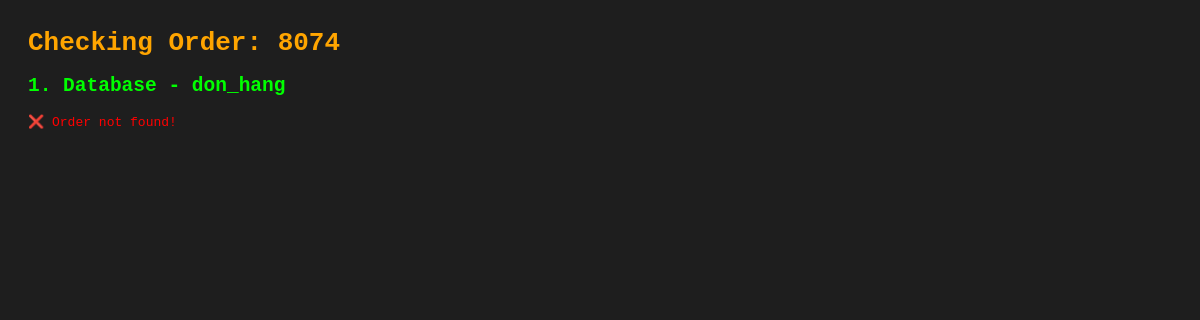
Before: /check_order_8074.php with the older database file.
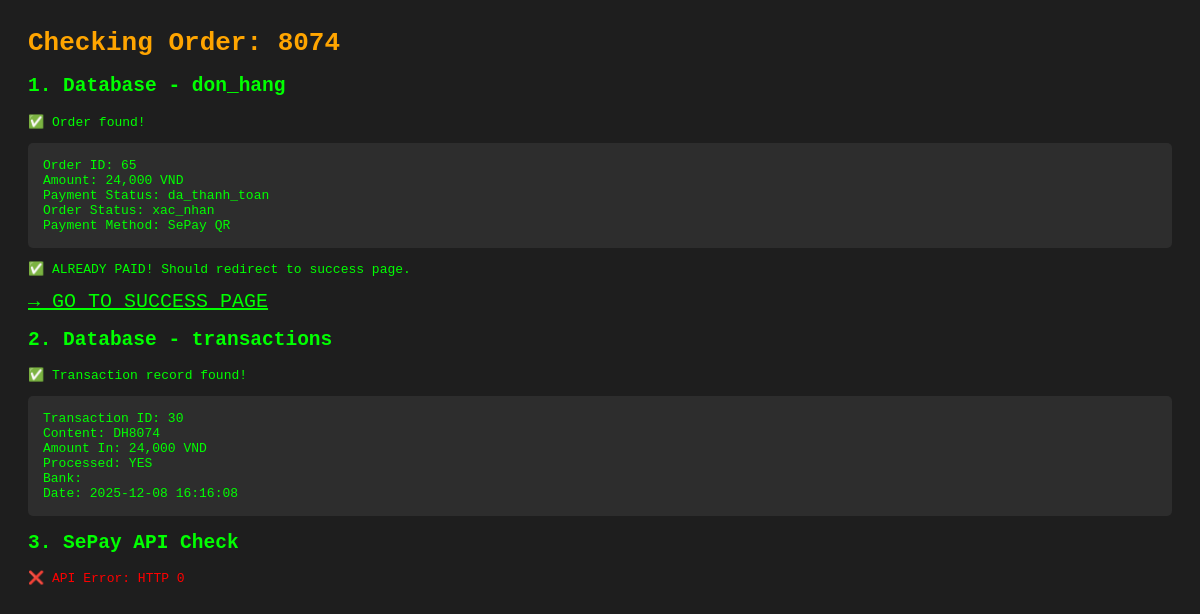
After: the same page with the newer database file.
### tables this page shows
CREATE TABLE `don_hang` (
  `ma_donhang` bigint(20) NOT NULL,
  `ten_nguoinhan` varchar(50) NOT NULL,
  `diachi_nhan` varchar(250) NOT NULL,
  `email_nguoinhan` varchar(50) NOT NULL,
  `so_dienthoai` varchar(50) NOT NULL,
  `trangthai_thanhtoan` enum('chua_thanh_toan','da_thanh_toan') NOT NULL,
  `phuongthuc_thanhtoan` varchar(50) NOT NULL,
  `thanh_toan` varchar(50) NOT NULL,
  `tien_hang` double NOT NULL,
  `tien_ship` double NOT NULL,
  `tong_tien` double NOT NULL,
  `ma_user` bigint(20) NOT NULL,
  `created_at` timestamp NOT NULL DEFAULT current_timestamp() ON UPDATE current_timestamp(),
  `update_at` timestamp NOT NULL DEFAULT '0000-00-00 00:00:00',
  `trang_thai` enum('cho_xu_ly','xac_nhan','da_xuat_kho','da_nhap_kho','hoan_thanh','huy') DEFAULT 'cho_xu_ly',
  `order_code` varchar(10) NOT NULL
);

CREATE TABLE `transactions` (
  `id` int(10) NOT NULL,
  `ma_donhang` bigint(20) NOT NULL,
  `account_number` varchar(20) NOT NULL,
  `amount_in` decimal(10,0) NOT NULL,
  `transaction_content` text NOT NULL,
  `bank_brand_name` varchar(50) NOT NULL,
  `transaction_date` timestamp NOT NULL DEFAULT current_timestamp() ON UPDATE current_timestamp(),
  `is_processed` tinyint(1) NOT NULL DEFAULT 0,
  `created_at` timestamp NOT NULL DEFAULT current_timestamp(),
  `account_name` varchar(70) NOT NULL
);

### check_order_8074.php (the view, shortened to what the changed rows need)
<?php
$order_code = '8074';
echo "<h1>Checking Order: {$order_code}</h1>";
try {
    $db = new Database();
    $conn = $db->getConnection();
    echo "<h2>1. Database - don_hang</h2>";
    $stmt = $conn->prepare("SELECT * FROM don_hang WHERE order_code = ?");
    $stmt->execute(array($order_code));
    $order = $stmt->fetch();
    if ($order) {
        echo "<p class='success'>✅ Order found!</p>";
        echo "<pre>";
        echo "Order ID: " . $order['ma_donhang'] . "\n";
        echo "Amount: " . number_format($order['tong_tien']) . " VND\n";
        echo "Payment Status: " . $order['trangthai_thanhtoan'] . "\n";
        echo "Order Status: " . $order['trang_thai'] . "\n";
        echo "Payment Method: " . $order['phuongthuc_thanhtoan'] . "\n";
        echo "</pre>";
        if ($order['trangthai_thanhtoan'] == 'da_thanh_toan') {
            echo "<p class='success'>✅ ALREADY PAID! Should redirect to success page.</p>";
            echo "<p><a href='sepay-php-main/success_page.php?order_code={$order_code}' style='color:#00ff00;font-size:20px;'>→ GO TO SUCCESS PAGE</a></p>";
        } else {
            echo "<p class='error'>❌ NOT PAID YET</p>";
        }
        echo "<h2>2. Database - transactions</h2>";
        $stmt_trans = $conn->prepare("SELECT * FROM transactions WHERE ma_donhang = ?");
        $stmt_trans->execute(array($order['ma_donhang']));
        $trans = $stmt_trans->fetch();
        if ($trans) {
            echo "<p class='success'>✅ Transaction record found!</p>";
            echo "<pre>";
            echo "Transaction ID: " . ($trans['id'] ?? 'N/A') . "\n";
            echo "Content: " . ($trans['transaction_content'] ?? 'N/A') . "\n";
            echo "Amount In: " . number_format($trans['amount_in'] ?? 0) . " VND\n";
            echo "Processed: " . ($trans['is_processed'] ? 'YES' : 'NO') . "\n";
            echo "Bank: " . ($trans['bank_brand_name'] ?? 'N/A') . "\n";
            echo "Date: " . ($trans['transaction_date'] ?? 'N/A') . "\n";
            echo "</pre>";
        } else {
            echo "<p class='error'>❌ No transaction record</p>";
        }
        echo "<h2>3. SePay API Check</h2>";
        $ch = curl_init();
        $response = curl_exec($ch);
        $http_code = curl_getinfo($ch, CURLINFO_HTTP_CODE);
        if ($http_code == 200 && $response) {
            echo "<p class='success'>✅ API Connected: HTTP {$http_code}</p>";
            $data = json_decode($response, true);
            if (isset($data['transactions'])) {
                $transactions = $data['transactions'];
                echo "<p>Found " . count($transactions) . " recent transactions</p>";
                $pattern = '/DH\s*' . $order_code . '/i';
                $matched = null;
                echo "<h3>Searching for: DH{$order_code}</h3>";
                echo "<table border='1' cellpadding='10' style='color:#00ff00;border-color:#444;'>";
                echo "<tr style='color:#ffa500;'><th>Content</th><th>Amount</th><th>Date</th><th>Match?</th></tr>";
                foreach ($transactions as $t) {
                    $content = $t['transaction_content'] ?? '';
                    $amount = $t['amount_in'] ?? 0;
                    $date = $t['transaction_date'] ?? '';
                    $is_match = preg_match($pattern, $content);
                    $row_color = '';
                    if ($is_match && $amount >= floatval($order['tong_tien'])) {
                        $matched = $t;
                        $row_color = 'background:#1a4d1a;';
                    }
                    echo "<tr style='{$row_color}'>";
                    echo "<td>" . htmlspecialchars($content) . "</td>";
                    echo "<td>" . number_format($amount) . " VND</td>";
                    echo "<td>{$date}</td>";
                    echo "<td>" . ($is_match ? '✅ YES' : '❌ NO') . "</td>";
                    echo "</tr>";
                }
                echo "</table>";
                if ($matched) {
                    echo "<h3 class='success'>🎉 FOUND MATCHING TRANSACTION!</h3>";
                    echo "<p>Now updating database...</p>";
                    $update_order = $conn->prepare("
                        UPDATE don_hang
                        SET trangthai_thanhtoan = 'da_thanh_toan',
                            trang_thai = 'xac_nhan',
                            thanh_toan = 'đã thanh toán',
                            update_at = NOW()
                        WHERE ma_donhang = ?
                    ");
                    $update_order->execute(array($order['ma_donhang']));
                    $update_trans = $conn->prepare("
                        UPDATE transactions
                        SET id = ?,
                            account_number = ?,
                            amount_in = ?,
                            transaction_content = ?,
                            bank_brand_name = ?,
                            transaction_date = ?,
                            is_processed = 1
                        WHERE ma_donhang = ?
                    ");
                    $update_trans->execute(array(
                        $matched['id'] ?? '',
                        $matched['account_number'] ?? '',
                        $matched['amount_in'] ?? 0,
                        $matched['transaction_content'] ?? '',
                        $matched['bank_brand_name'] ?? '',
                        $matched['transaction_date'] ?? date('Y-m-d H:i:s'),
                        $order['ma_donhang']
                    ));
                    $delete_cart = $conn->prepare("DELETE FROM gio_hang WHERE ma_user = ?");
                    $delete_cart->execute(array($order['ma_user']));
                    echo "<p class='success'>✅ DATABASE UPDATED!</p>";
                    echo "<p class='success'>✅ CART CLEARED!</p>";
                    echo "<h2><a href='sepay-php-main/success_page.php?order_code={$order_code}' style='color:#00ff00;'>→→→ CLICK HERE TO GO TO SUCCESS PAGE →→→</a></h2>";
                    echo "<script>setTimeout(function(){ window.location.href='sepay-php-main/success_page.php?order_code={$order_code}'; }, 3000);</script>";
                    echo "<p>Redirecting in 3 seconds...</p>";
                } else {
                    echo "<p class='error'>❌ No matching transaction found!</p>";
                    echo "<p>Please check:</p>";
                    echo "<ul>";
                    echo "<li>Transfer content must be: <strong>DH{$order_code}</strong></li>";
                    echo "<li>Amount must be at least: <strong>" . number_format($order['tong_tien']) . " VND</strong></li>";
                    echo "</ul>";
                }
            } else {
                echo "<p class='error'>❌ No transactions in API response</p>";
            }
        } else {
            echo "<p class='error'>❌ API Error: HTTP {$http_code}</p>";
        }
    } else {
        echo "<p class='error'>❌ Order not found!</p>";
    }
} catch (Exception $e) {
    echo "<p class='error'>ERROR: " . $e->getMessage() . "</p>";
}
?>

Changed rows visible on the page:
added don_hang: ma_donhang "65", tong_tien "24,000", trangthai_thanhtoan "da_thanh_toan", trang_thai "xac_nhan", phuongthuc_thanhtoan "SePay QR"
added transactions: id "30", transaction_content "DH8074", amount_in "24,000", transaction_date "2025-12-08 16:16:08"
Other visible differences:
$http_code: (not shown) → "0"
text no longer shown: "❌ Order not found!"
text now shown: "✅ Order found! Order ID: Amount: VND Payment Status: Order Status: Payment Method: ✅ ALREADY PAID! Should redirect to success page. → GO TO SUCCESS PAGE 2. Database - transactions ✅ Transaction record found! Transaction ID: Content: Amount In: VND Processed: YES Bank: Date: 3. SePay API Check ❌ API Error: HTTP"
